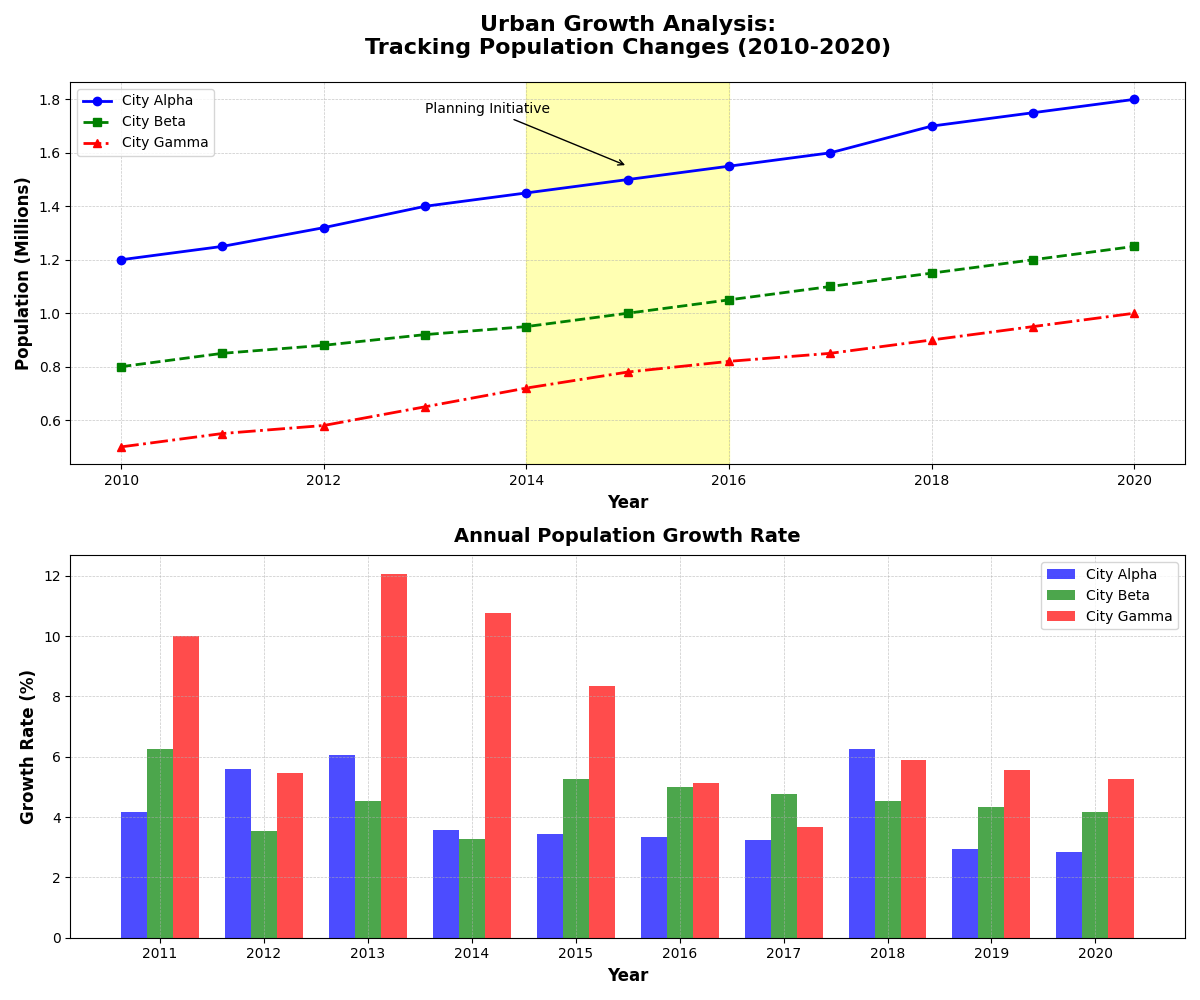

Python code for this plot:
import matplotlib.pyplot as plt
import numpy as np

# Backstory: The population change of three fictitious cities over a decade (2010-2020).
# Titles emphasize urban planning efforts, labels, and legends detail the data.

# Define the years from 2010 to 2020
years = np.arange(2010, 2021)

# Population data for three cities in millions
city1_population = [1.2, 1.25, 1.32, 1.40, 1.45, 1.50, 1.55, 1.60, 1.70, 1.75, 1.80]
city2_population = [0.8, 0.85, 0.88, 0.92, 0.95, 1.00, 1.05, 1.10, 1.15, 1.20, 1.25]
city3_population = [0.5, 0.55, 0.58, 0.65, 0.72, 0.78, 0.82, 0.85, 0.90, 0.95, 1.00]

# Calculate annual growth rate for each city
def calculate_annual_growth_rate(data):
    return [100 * (data[k+1] - data[k]) / data[k] for k in range(len(data)-1)]

city1_growth = calculate_annual_growth_rate(city1_population)
city2_growth = calculate_annual_growth_rate(city2_population)
city3_growth = calculate_annual_growth_rate(city3_population)

# Set up the subplots
fig, (ax1, ax2) = plt.subplots(2, 1, figsize=(12, 10))

# Plot the population line chart
ax1.plot(years, city1_population, marker='o', linestyle='-', color='blue', linewidth=2, label='City Alpha')
ax1.plot(years, city2_population, marker='s', linestyle='--', color='green', linewidth=2, label='City Beta')
ax1.plot(years, city3_population, marker='^', linestyle='-.', color='red', linewidth=2, label='City Gamma')
ax1.set_title("Urban Growth Analysis:\nTracking Population Changes (2010-2020)", fontsize=16, fontweight='bold', pad=20)
ax1.set_xlabel('Year', fontsize=12, fontweight='bold')
ax1.set_ylabel('Population (Millions)', fontsize=12, fontweight='bold')
ax1.grid(True, linestyle='--', linewidth=0.5, alpha=0.7)
ax1.legend(loc='upper left', fontsize=10)
ax1.axvspan(2014, 2016, color='yellow', alpha=0.3, label='Urban Planning Initiative')
ax1.annotate('Planning Initiative', xy=(2015, 1.55), xytext=(2013, 1.75),
             arrowprops=dict(arrowstyle='->', connectionstyle='arc3', color='black'),
             fontsize=10, color='black')

# Plot the bar chart for annual growth rate
ind = np.arange(len(city1_growth))  # index for bar positions
width = 0.25  # bar width

ax2.bar(ind - width, city1_growth, width=width, color='blue', alpha=0.7, label='City Alpha')
ax2.bar(ind, city2_growth, width=width, color='green', alpha=0.7, label='City Beta')
ax2.bar(ind + width, city3_growth, width=width, color='red', alpha=0.7, label='City Gamma')
ax2.set_title('Annual Population Growth Rate', fontsize=14, fontweight='bold', pad=10)
ax2.set_xlabel('Year', fontsize=12, fontweight='bold')
ax2.set_ylabel('Growth Rate (%)', fontsize=12, fontweight='bold')
ax2.set_xticks(ind)
ax2.set_xticklabels(years[1:])  # exclude the first year since growth rate is computed from the second year onwards
ax2.legend(loc='upper right', fontsize=10)
ax2.grid(True, linestyle='--', linewidth=0.5, alpha=0.7)

# Automatically adjust layout
plt.tight_layout()

# Display the plot
plt.show()
